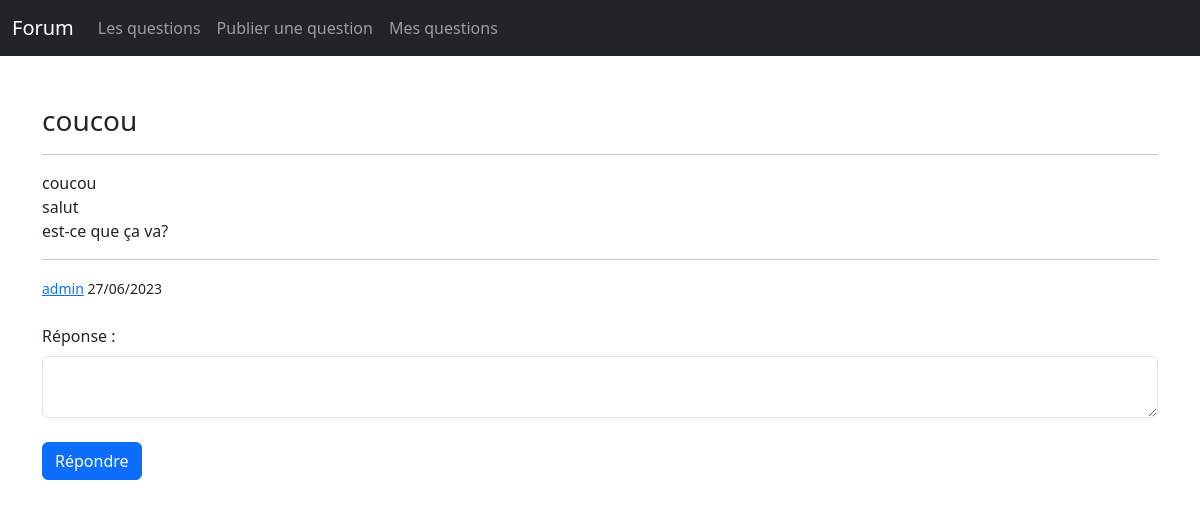
Screenshot of /article.php?id=1 with the database file from the repository.
### tables this page shows
CREATE TABLE `questions` (
  `id` int(11) NOT NULL,
  `titre` text NOT NULL,
  `description` text NOT NULL,
  `contenu` text NOT NULL,
  `id_auteur` int(11) NOT NULL,
  `pseudo_auteur` varchar(255) NOT NULL,
  `date_publication` text NOT NULL
);

### actions/questions/showArticleContentAction.php (called while the page is built)
<?php
require('actions/database.php');
if(isset($_GET['id']) AND !empty($_GET['id'])){
$idOfTheQuestion = $_GET['id'];
$checkIfQuestionExists = $bdd->prepare('SELECT * FROM questions WHERE id = ?');
$checkIfQuestionExists->execute(array($idOfTheQuestion));
if($checkIfQuestionExists->rowCount() > 0){
        $questionsInfos = $checkIfQuestionExists->fetch();
        $question_title = $questionsInfos['titre'];
        $question_content = $questionsInfos['contenu'];
        $question_id_author = $questionsInfos['id_auteur'];
        $question_pseudo_author = $questionsInfos['pseudo_auteur'];
        $question_publication_date = $questionsInfos['date_publication'];
}else{
    $errorMsg = "Aucune question n'a été trouvée";
}
}else{
    $errorMsg = "Aucune question n'a été trouvée";
}
?>

### article.php (the view, shortened to what this page needs)
<?php
require('actions/questions/showArticleContentAction.php');
?>
<!DOCTYPE html>
<html lang="en">
<?php
include 'includes/head.php';
?>
<body>
   <?php
   include 'includes/navbar.php'; ?>
   <br><br>
   <div class="container">
   <?php
   if(isset($question_publication_date)){
    ?>
    <section class="show-content">
        <h3><?= $question_title; ?></h3>
        <hr>
        <p><?= $question_content; ?></p>
        <hr>
        <small><?= '<a href="profile.php?id='.$question_id_author.'">'.$question_pseudo_author. '</a> ' . $question_publication_date; ?></small>
    </section>
    <br>
    <section class="show-answers">
        <form class="form-group" method="POST">
        <div class="mb-3">
            <label for="exampleInputEmail1" class="form-label">Réponse :</label>
            <textarea name="answer"  class="form-control"></textarea>
            <br>
            <button class="btn btn-primary" type="submit" name="validate">Répondre</button>
        </div>
        </form>
    </section>
    <?php
   }
   ?>
   </div>
</body>
</html>

### rows the page displays
questions: titre "coucou", contenu "coucou salut est-ce que ça va?", pseudo_auteur "admin", date_publication "27/06/2023"
